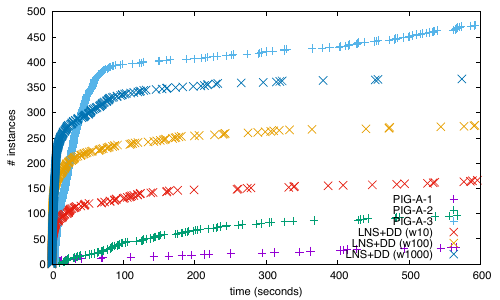

Write the gnuplot code that produced this figure.
set term pdf #size 30cm,20cm
set output "time-to-best.pdf"

set datafile separator ';'

#set title "Cumulated number of instances, solved to optimality over time"
set ylabel "# instances"
set xlabel "time (seconds)"
set key right bottom #center
set xrange[0:600]

plot \
	"processed/mip1.best.data"    		 using 1:0 lt 1 lc 1  title "PIG-A-1", \
	"processed/mip2.best.data"    		 using 1:0 lt 1 lc 2  title "PIG-A-2", \
	"processed/mip3.best.data"    		 using 1:0 lt 1 lc 3  title "PIG-A-3", \
	"processed/lns-w10.best.data"        using 1:0 lt 2 lc 7  title "LNS+DD (w10)", \
	"processed/lns-w100.best.data"       using 1:0 lt 2 lc 4  title "LNS+DD (w100)", \
	"processed/lns-w1000.best.data"      using 1:0 lt 2 lc 6  title "LNS+DD (w1000)", \
	#"processed/lns-w10000.best.data"     using 1:0 lt 2 lc 7  title "LNS+DD (w10000)", \
	#;